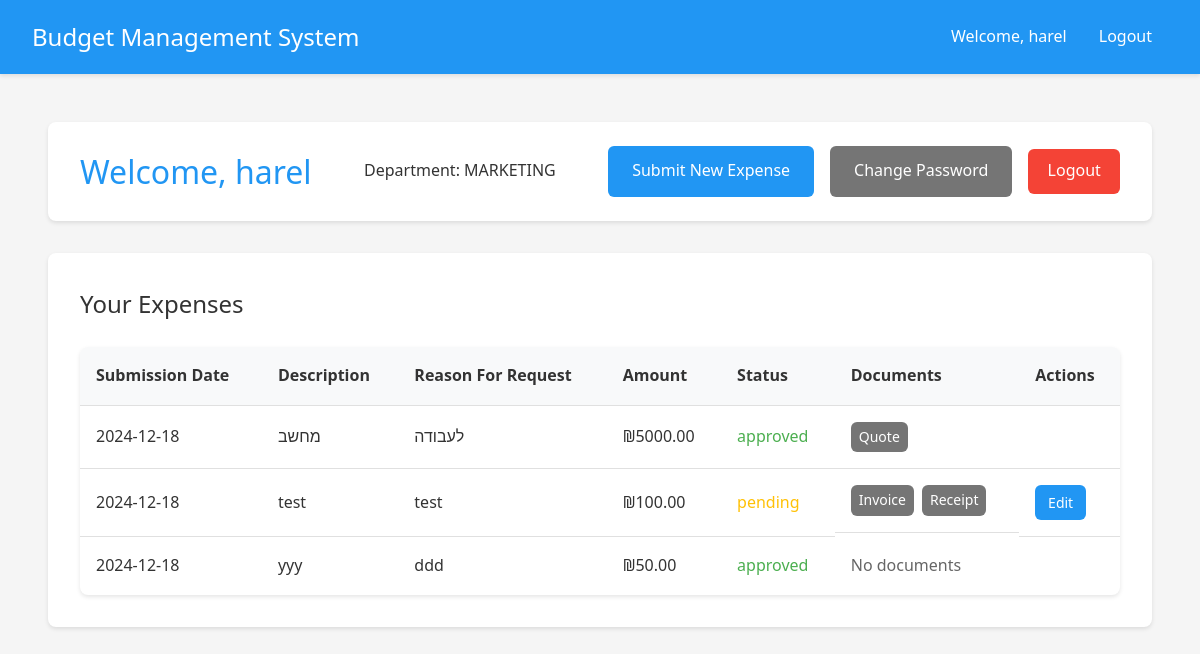
The page /employee/dashboard (signed in) on the database as committed earlier.
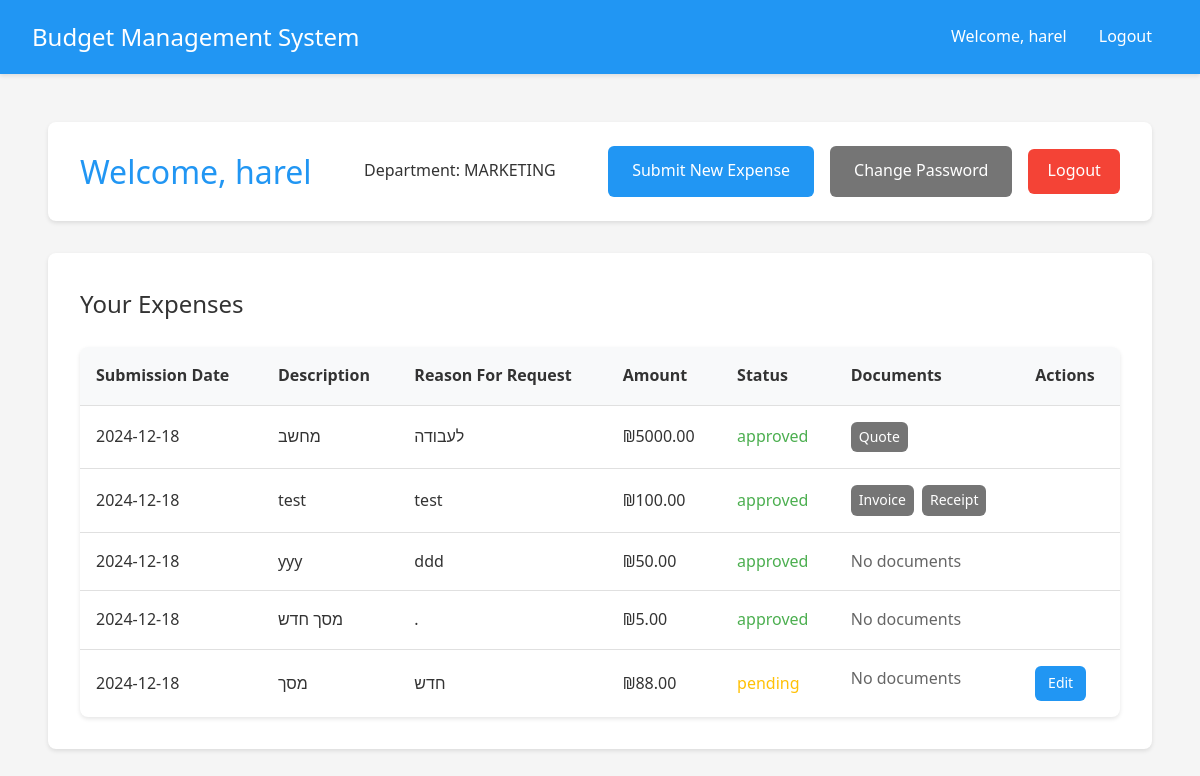
The same page on the database as committed later.
### app.py (models this page shows)
class Expense(db.Model):
    __tablename__ = 'expense'
    id = db.Column(db.Integer, primary_key=True)
    amount = db.Column(db.Float, nullable=False)
    description = db.Column(db.String(200))
    reason = db.Column(db.String(500))
    type = db.Column(db.String(50), nullable=False, default='needs_approval')  # New field
    date = db.Column(db.DateTime, nullable=False, default=datetime.utcnow)
    status = db.Column(db.String(20), default='pending')
    user_id = db.Column(db.Integer, db.ForeignKey('user.id'), nullable=False)
    subcategory_id = db.Column(db.Integer, db.ForeignKey('subcategory.id'), nullable=False)
    quote_filename = db.Column(db.String(255))
    invoice_filename = db.Column(db.String(255))
    receipt_filename = db.Column(db.String(255))
    manager_id = db.Column(db.Integer, db.ForeignKey('user.id'), nullable=True)
    handled_at = db.Column(db.DateTime, nullable=True)

### app.py (the view)
@app.route('/employee/dashboard')
@login_required
def employee_dashboard():
    if current_user.is_manager:
        return redirect(url_for('manager_dashboard'))
    expenses = current_user.submitted_expenses
    return render_template('employee_dashboard.html', expenses=expenses)

### app.py (called while the page is built)
@login_manager.user_loader
def load_user(user_id):
    return User.query.get(int(user_id))

### templates/employee_dashboard.html (shortened to what this page needs)
{% extends "base.html" %}
{% block content %}
<div class="container">
    <header class="dashboard-header">
        <h1>Welcome, {{ current_user.username }}</h1>
        <div class="user-info">
            <p>Department: {{ current_user.department.name if current_user.department else 'No Department' }}</p>
        </div>
        <div class="header-actions">
            <a href="{{ url_for('submit_expense') }}" class="button primary">Submit New Expense</a>
            <a href="{{ url_for('change_password') }}" class="button secondary">Change Password</a>
            <a href="{{ url_for('logout') }}" class="logout-btn">Logout</a>
        </div>
    </header>
    <div class="card">
        <h2>Your Expenses</h2>
        <div class="table-responsive">
            <table>
                <thead>
                    <tr>
                        <th>Submission Date</th>
                        <th>Description</th>
                        <th>Reason For Request</th>
                        <th>Amount</th>
                        <th>Status</th>
                        <th>Documents</th>
                        <th>Actions</th>
                    </tr>
                </thead>
                <tbody>
                    {% for expense in expenses %}
                    <tr>
                        <td>{{ expense.date.strftime('%Y-%m-%d') }}</td>
                        <td>{{ expense.description }}</td>
                        <td>{{ expense.reason }}</td>
                        <td>₪{{ "%.2f"|format(expense.amount) }}</td>
                        <td class="status-{{ expense.status }}">{{ expense.status }}</td>
                        <td class="document-links">
                            {% if expense.quote_filename %}
                                <a href="{{ url_for('download_file', filename=expense.quote_filename) }}"
                                   class="button secondary small">Quote</a>
                            {% endif %}
                            {% if expense.invoice_filename %}
                                <a href="{{ url_for('download_file', filename=expense.invoice_filename) }}"
                                   class="button secondary small">Invoice</a>
                            {% endif %}
                            {% if expense.receipt_filename %}
                                <a href="{{ url_for('download_file', filename=expense.receipt_filename) }}"
                                   class="button secondary small">Receipt</a>
                            {% endif %}
                            {% if not expense.quote_filename and not expense.invoice_filename and not expense.receipt_filename %}
                                <span class="text-muted">No documents</span>
                            {% endif %}
                        </td>
                        <td>
                            {% if expense.status == 'pending' %}
                                <a href="{{ url_for('edit_expense', expense_id=expense.id) }}" class="button primary small">Edit</a>
                            {% endif %}
                        </td>
                    </tr>
                    {% endfor %}
                </tbody>
            </table>
        </div>
    </div>
</div>
{% endblock %}

Rows that differ between the two databases and show on the page:
changed Expense "test": status "pending" → "approved"; no longer shows "Edit"
added Expense: date "2024-12-18", description "מסך חדש", reason ".", amount "5.00", status "approved", shows "No documents"
added Expense: date "2024-12-18", description "מסך", reason "חדש", amount "88.00", status "pending", shows "No documents"
